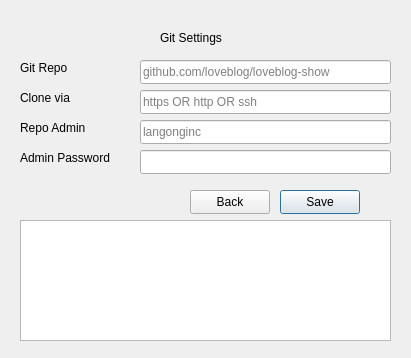
<?xml version="1.0" encoding="UTF-8"?>
<ui version="4.0">
 <class>Settings</class>
 <widget class="QDialog" name="Settings">
  <property name="geometry">
   <rect>
    <x>0</x>
    <y>0</y>
    <width>411</width>
    <height>358</height>
   </rect>
  </property>
  <property name="windowTitle">
   <string>Settings - QLoveblog</string>
  </property>
  <widget class="QLineEdit" name="username">
   <property name="geometry">
    <rect>
     <x>140</x>
     <y>120</y>
     <width>251</width>
     <height>24</height>
    </rect>
   </property>
   <property name="placeholderText">
    <string>langonginc</string>
   </property>
  </widget>
  <widget class="QLabel" name="label_3">
   <property name="geometry">
    <rect>
     <x>20</x>
     <y>60</y>
     <width>71</width>
     <height>16</height>
    </rect>
   </property>
   <property name="text">
    <string>Git Repo</string>
   </property>
  </widget>
  <widget class="QLineEdit" name="repo">
   <property name="geometry">
    <rect>
     <x>140</x>
     <y>60</y>
     <width>251</width>
     <height>24</height>
    </rect>
   </property>
   <property name="placeholderText">
    <string>github.com/loveblog/loveblog-show</string>
   </property>
  </widget>
  <widget class="QLabel" name="label_2">
   <property name="geometry">
    <rect>
     <x>20</x>
     <y>120</y>
     <width>81</width>
     <height>16</height>
    </rect>
   </property>
   <property name="text">
    <string>Repo Admin</string>
   </property>
  </widget>
  <widget class="QLabel" name="label_6">
   <property name="geometry">
    <rect>
     <x>20</x>
     <y>150</y>
     <width>101</width>
     <height>16</height>
    </rect>
   </property>
   <property name="text">
    <string>Admin Password</string>
   </property>
  </widget>
  <widget class="QPushButton" name="settinSave">
   <property name="geometry">
    <rect>
     <x>280</x>
     <y>190</y>
     <width>80</width>
     <height>24</height>
    </rect>
   </property>
   <property name="text">
    <string>Save</string>
   </property>
  </widget>
  <widget class="QLabel" name="label">
   <property name="geometry">
    <rect>
     <x>160</x>
     <y>30</y>
     <width>71</width>
     <height>16</height>
    </rect>
   </property>
   <property name="text">
    <string>Git Settings</string>
   </property>
  </widget>
  <widget class="QTextBrowser" name="setShow">
   <property name="geometry">
    <rect>
     <x>20</x>
     <y>220</y>
     <width>371</width>
     <height>121</height>
    </rect>
   </property>
  </widget>
  <widget class="QLineEdit" name="password">
   <property name="geometry">
    <rect>
     <x>140</x>
     <y>150</y>
     <width>251</width>
     <height>24</height>
    </rect>
   </property>
  </widget>
  <widget class="QLineEdit" name="via">
   <property name="geometry">
    <rect>
     <x>140</x>
     <y>90</y>
     <width>251</width>
     <height>24</height>
    </rect>
   </property>
   <property name="placeholderText">
    <string>https OR http OR ssh</string>
   </property>
  </widget>
  <widget class="QLabel" name="label_5">
   <property name="geometry">
    <rect>
     <x>20</x>
     <y>90</y>
     <width>81</width>
     <height>16</height>
    </rect>
   </property>
   <property name="text">
    <string>Clone via</string>
   </property>
  </widget>
  <widget class="QPushButton" name="pushButton">
   <property name="geometry">
    <rect>
     <x>190</x>
     <y>190</y>
     <width>80</width>
     <height>24</height>
    </rect>
   </property>
   <property name="text">
    <string>Back</string>
   </property>
  </widget>
 </widget>
 <resources/>
 <connections/>
</ui>
